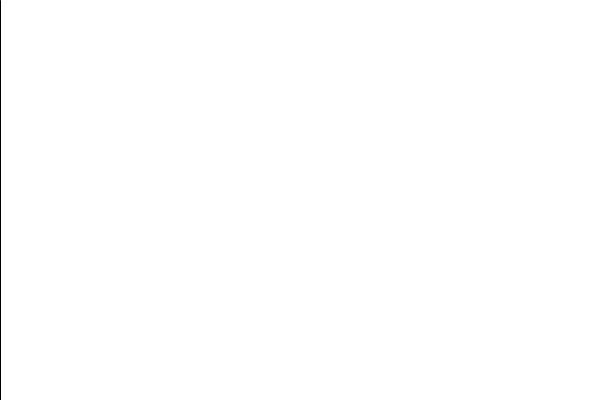
Frame 1 (no input)
Frame 60 (the mouse pressed at the canvas centre just before this capture): identical to frame 1, image omitted
Frame 120 (the mouse held since frame 60 and released just before this capture): blank canvas, image omitted

The Processing sketch that drew this single still picture (run headless with seeded random() and noise(); from frame 60 on, the mouse is pressed at the canvas centre):

// Processing sketch: amortiguacion
// ── amortiguacion.pde

float x;
float f = 0.95;


void setup(){
  size( 600 , 400 );
  
}
void draw(){
  background( 255 );
  
  x = mouseX * (1-f) + x * f;
  
  line( x , 0 , x , height );
}
